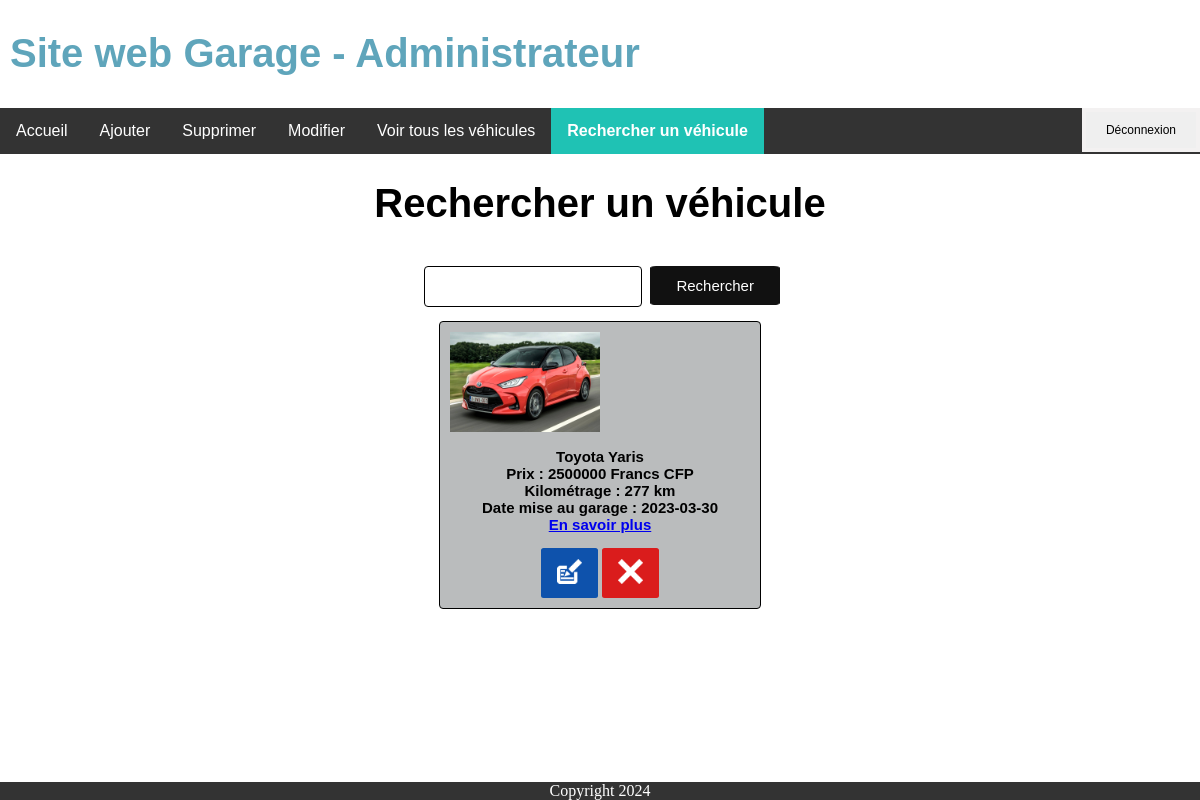
Page /admin/vehicules/search/recherche.php on the committed database.
### tables this page shows
CREATE TABLE IF NOT EXISTS `upload` (
  `id_image` int NOT NULL AUTO_INCREMENT,
  `image` varchar(256) NOT NULL,
  `id_voiture` int NOT NULL,
  PRIMARY KEY (`id_image`)
);

CREATE TABLE IF NOT EXISTS `voiture` (
  `id_voiture` int NOT NULL AUTO_INCREMENT,
  `marque_voiture` varchar(24) NOT NULL,
  `modele_voiture` char(24) NOT NULL,
  `carb_voiture` varchar(24) NOT NULL,
  `couleur_voiture` varchar(24) NOT NULL,
  `num_immat` varchar(8) NOT NULL,
  `prix_voiture` int NOT NULL,
  `km_voiture` int NOT NULL,
  `date_prem_circu` date NOT NULL,
  `date_rentree_garage` date NOT NULL,
  `nb_chev_fisc` int NOT NULL,
  `description` varchar(256) NOT NULL,
  PRIMARY KEY (`id_voiture`)
);

### admin/vehicules/search/recherche.php (the view, shortened to what this page needs)
<!DOCTYPE html>
<html lang="fr">
<head>
    <link rel="stylesheet" href="../../../styles.css">
</head>
<body>
    <header>
        <h1><a class="titre_site" href="../../">Site web Garage - Administrateur<?php echo " ".$_SESSION['username']?></a><h1>
    </header>
    <ul>
        <li><a href="../../">Accueil</a></li>
        <li><a href="../ajout_voiture/form_ajout_voiture.php">Ajouter</a></li>
        <li><a href="../suppr_voiture/liste_suppr_voiture.php">Supprimer</a></li>
        <li><a href="../modif_voiture/liste_modif_voiture.php">Modifier</a></li>
        <li><a href="../all/affich_voiture.php">Voir tous les véhicules</a></li>
        <li><a class="active" href="../search/recherche.php">Rechercher un véhicule</a></li>
        <li style="float:right">
            <form action="../../index.php" method="post" >
                <input id="btn_deconn" type="submit" onclick="return confirmDeconn();" name="deconnexion" value="Déconnexion">
            </form>
        </li>
    </ul>
    <h1 class="titre">Rechercher un véhicule</h1>
    <div id="barre_recherche">
        <form action="recherche.php#" method="post" >
            <input type="text" name="saisie" required>
            <input type="submit" name="rechercher" class="bouton_recherche" value="Rechercher">
        </form>
    </div>
    <div class="footer">
        Copyright 2024
    </div>
</body>
</html>
<?php
    include "../../../connexion.php";
    if(isset($_POST['saisie'])){
        $saisie = $_POST['saisie'];
        if (isset($_POST['rechercher'])){
            $sql = "SELECT voiture.*, upload.image FROM voiture INNER JOIN upload ON voiture.id_voiture = upload.id_image WHERE voiture.marque_voiture = '$saisie';";
            echo '<table border="0">';
            $listeVoiture = $connexion->query($sql);
            while ($voiture = $listeVoiture->fetch_assoc()) {
                echo '<div id="voiture_box">';
                echo '<img src="../../../vehicules/images/img/'.$voiture['image'].'"width="150" height="100" style="float:left">';
                echo '<p class="texte">'.$voiture['marque_voiture']." ". $voiture['modele_voiture']."<br>";
                echo 'Prix : '.$voiture['prix_voiture'].' Francs CFP '."<br>";
                echo 'Kilométrage : '.$voiture['km_voiture']." km<br>";
                echo 'Date mise au garage : '.$voiture['date_rentree_garage']."<br>";
                echo "<a href='../all/voiture_info.php?id=".$voiture['id_voiture']."'>En savoir plus</a><br></p>";
                echo '<a class="bouton_modif" href="../modif_voiture/form_modif_voiture.php?id=' . $voiture['id_voiture']. '">Modifier</a>';
                echo " ";
                echo '<a class="bouton_suppr" href="../suppr_voiture/suppr_voiture.php?id=' . $voiture['id_voiture']. '">Supprimer</a>';
                echo '</div><br>';
            }
        }
    }
    else{
        $sql = "SELECT voiture.*, upload.image FROM voiture INNER JOIN upload ON voiture.id_voiture = upload.id_image ORDER BY voiture.id_voiture DESC;";
        echo '<table border="0">';
        $listeVoiture = $connexion->query($sql);
        while ($voiture = $listeVoiture->fetch_assoc()) {
            echo '<div id="voiture_box">';
            echo '<img src="../../../vehicules/images/img/'.$voiture['image'].'"width="150" height="100" style="float:left">';
            echo '<p class="texte">'.$voiture['marque_voiture']." ". $voiture['modele_voiture']."<br>";
            echo 'Prix : '.$voiture['prix_voiture'].' Francs CFP '."<br>";
            echo 'Kilométrage : '.$voiture['km_voiture']." km<br>";
            echo 'Date mise au garage : '.$voiture['date_rentree_garage']."<br>";
            echo "<a href='../all/voiture_info.php?id=".$voiture['id_voiture']."'>En savoir plus</a><br></p><br>";
            echo '<a class="bouton_modif" href="../modif_voiture/form_modif_voiture.php?id=' . $voiture['id_voiture']. '"><img src="../icons/modif.png" width="25" height="25"></a>
            <a class="bouton_suppr" href="../suppr_voiture/suppr_voiture.php?id=' . $voiture['id_voiture']. '"><img src="../icons/trash.png" width="25" height="25"></a>';
            echo '</div><br>';
        }
    }
?>

### styles.css (style rules this page uses)
html { height: 100%; }
body { position: relative; margin: 0; min-height: 100%; }
.titre { text-align: center; font-family: "Helvetica", sans-serif; font-size: 40px; }
.titre_site { color: rgb(95, 165, 187); text-align: left; text-decoration: none; font-family: "Helvetica", sans-serif; font-size: 40px; display: block; }
.bouton_suppr { background-color: rgb(218, 28, 28); color: white; border: 1px solid rgb(218, 28, 28); border-radius: 5%; font-size: 15px; font-family: 'Tahoma', sans-serif; padding: 10px 15px; text-decoration: none; display: inline-block; }
.bouton_modif { background-color: rgb(14, 82, 172); color: white; border: 1px solid rgb(14, 82, 172); border-radius: 5%; font-size: 15px; font-family: 'Tahoma', sans-serif; padding: 10px 15px; text-decoration: none; display: inline-block; }
.bouton_recherche { background-color: rgb(17, 17, 17); color: white; border: 1px solid rgb(17, 17, 17); border-radius: 5%; font-size: 15px; font-family: 'Tahoma', sans-serif; padding: 10px 25px; text-decoration: none; display: inline-block; }
.texte { font-family: sans-serif; font-size: 15px; padding: 0.5px; font-weight: bold; text-decoration: none; display: inline-block; }
table { text-align: center; border: none; font-family: sans-serif; font-size: 13px; border-radius: 2px; padding: 2px; }
input[type=text], input[type=date], input[type=password], input[type=email], select { width: 18.5%; padding: 12px 20px; margin: 4px; display: inline-block; border: 1px solid #000; border-radius: 4px; box-sizing: border-box; }
#btn_deconn { padding: 11px 20px; font-family: 'Trebuchet MS', sans-serif; font-size: 12px; text-decoration: none; display: inline-block; border: 4px solid #f3f1f1; }
header { padding: 10px; }
.footer { position: absolute; bottom: 0; width: 100%; background-color: #333; color: white; text-align: center; }
ul { list-style-type: none; margin: 0; padding: 0; overflow: hidden; background-color: #333; font-family: "Helvetica", sans-serif; }
li { float: left; }
li a { display: block; color: white; text-align: center; padding: 14px 16px; text-decoration: none; }
.active { background-color: #1fc2b4; font-weight: bold; }
#btn_deconn { text-decoration: none; }
#voiture_box { text-align: center; background-color: rgb(186, 188, 189); border: 1px solid #000; border-radius: 4px; padding: 10px; width: 25%; margin: 0 auto; block-size: auto; display: block; }
#barre_recherche { text-align: center; padding: 10px; margin: 0 auto; block-size: auto; display: block; }

### rows in the picture
upload: image (picture), voiture.marque_voiture "Toyota", voiture.modele_voiture "Yaris", voiture.prix_voiture "2500000", voiture.km_voiture "277", voiture.date_rentree_garage "2023-03-30"
